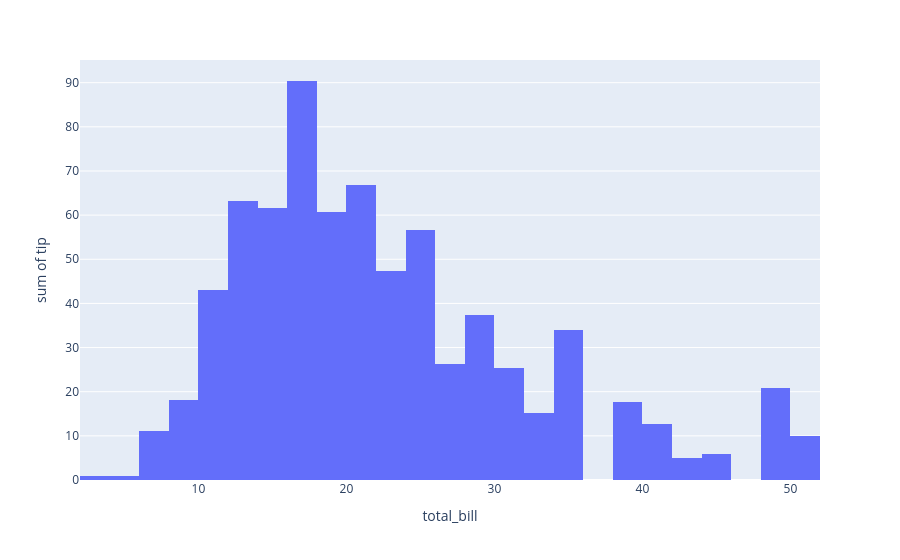

The notebook cell saved with this chart:
### Code cell
fig = px.histogram(tips, x='total_bill',y='tip')
fig.show()

### Figure 1 — Plotly figure (JSON) as saved in the notebook; plotly's stock layout.template omitted (floating-point values rounded to 4 significant figures; data arrays with more than 128 entries replaced by an {"elided": "..."} marker saying what was removed)
{"data": [{"bingroup": "x", "histfunc": "sum", "hovertemplate": "total_bill=%{x}<br>sum of tip=%{y}<extra></extra>", "legendgroup": "", "marker": {"color": "#636efa", "pattern": {"shape": ""}}, "name": "", "orientation": "v", "showlegend": false, "type": "histogram", "x": {"elided": "244 float values"}, "xaxis": "x", "y": {"elided": "244 float values"}, "yaxis": "y"}], "layout": {"barmode": "relative", "legend": {"tracegroupgap": 0}, "margin": {"t": 60}, "xaxis": {"anchor": "y", "domain": [0, 1], "title": {"text": "total_bill"}}, "yaxis": {"anchor": "x", "domain": [0, 1], "title": {"text": "sum of tip"}}}}
